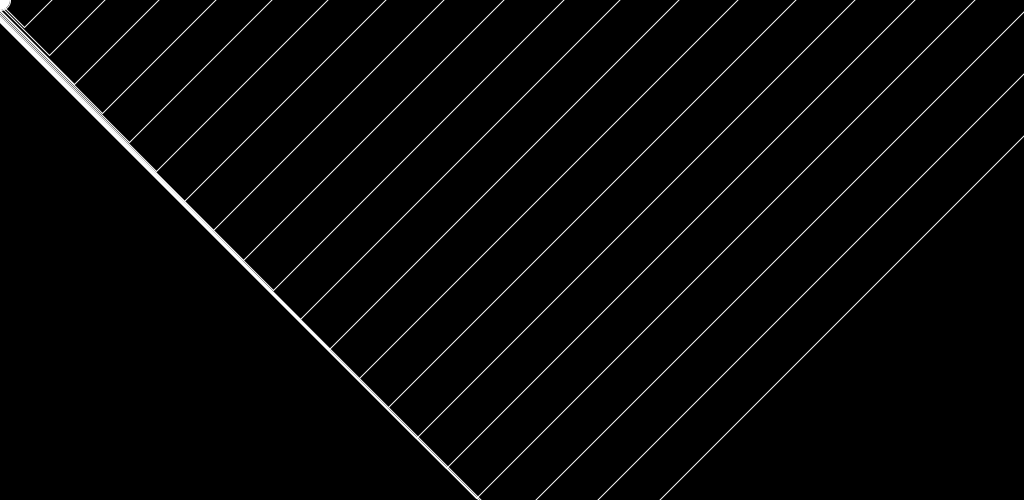
Frame 1 (no input)
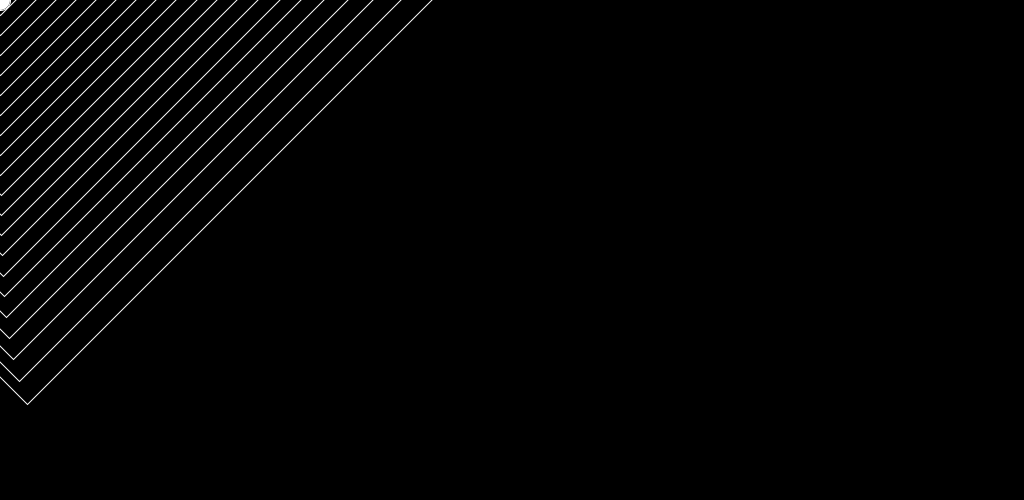
Frame 60 (the mouse pressed at the canvas centre just before this capture)
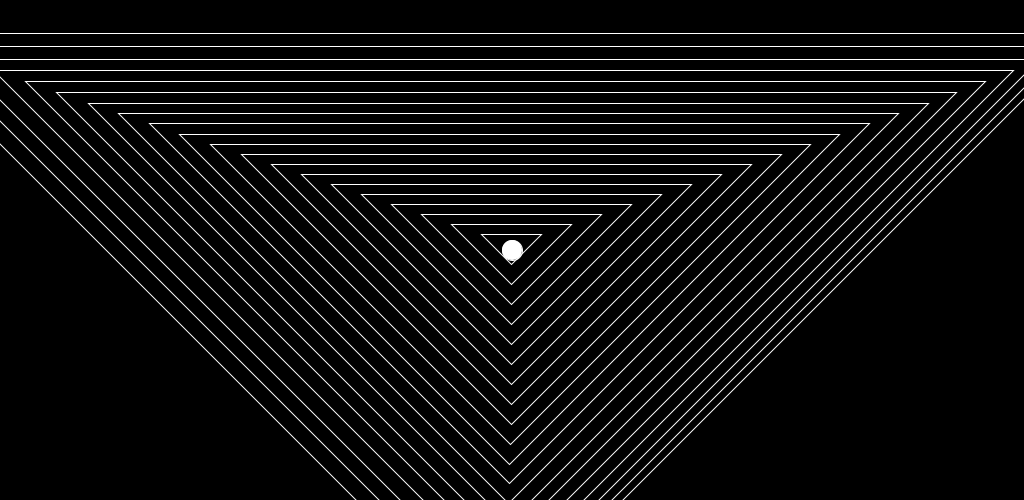
Frame 120 (the mouse held since frame 60 and released just before this capture)

The Processing sketch that drew these frames (run headless with seeded random() and noise(); from frame 60 on, the mouse is pressed at the canvas centre):

// Processing sketch: processing_140080
// ── processing_140080.pde

//megprobaltam class-szal, de valamiert ugy nem sikerult, es mivel nem volt alkalom megbeszelni, ezert nem is teljesen vilagos

float xv;
float yv;
float x1;
float y1;
float x2;
float y2;
float x3;
float y3;
float x4;
float y4;
float x5;
float y5;
float x6;
float y6;
float x7;
float y7;
float x8;
float y8;
float x9;
float y9;
float x10;
float y10;
float x11;
float y11;
float x12;
float y12;
float x13;
float y13;
float x14;
float y14;
float x15;
float y15;
float x16;
float y16;
float x17;
float y17;
float x18;
float y18;
float x19;
float y19;
float x20;
float y20;

void setup()
{
  size(1024, 500);
  noFill();
  stroke(255);
}

void draw()
{
  background(0);
  szelet1(mouseX-30, mouseY-15,0.2);
  szelet2(mouseX-60, mouseY-25,0.18);
  szelet3(mouseX-90, mouseY-35,0.17);
  szelet4(mouseX-120, mouseY-45,0.15);
  szelet5(mouseX-150, mouseY-55,0.14);
  szelet6(mouseX-180, mouseY-65,0.13);
  szelet7(mouseX-210, mouseY-75,0.12);
  szelet8(mouseX-240, mouseY-85,0.11);
  szelet9(mouseX-270, mouseY-95,0.1);
  szelet10(mouseX-300, mouseY-105,0.09);
  szelet11(mouseX-330, mouseY-115,0.088);
  szelet12(mouseX-360, mouseY-125,0.084);
  szelet13(mouseX-390, mouseY-135,0.08);
  szelet14(mouseX-420, mouseY-145,0.078);
  szelet15(mouseX-450, mouseY-155,0.074);
  szelet16(mouseX-480, mouseY-165,0.07);
  szelet17(mouseX-510, mouseY-175,0.065);
  szelet18(mouseX-540, mouseY-185,0.06);
  szelet19(mouseX-570, mouseY-195,0.055);
  szelet20(mouseX-600, mouseY-205,0.05);
  vonal(mouseX, mouseY,0.2);
  kor();
}

class hsz
{
  void szelet1(float inputx, float inputy, float easing)
{ 
  float targetX = inputx;
  float dx = targetX - x1;
  if(abs(dx) > 1) {
    x1 += dx * easing;
 }
  float targetY = inputy;
  float dy = targetY - y1;
  if(abs(dy) > 1) {
    y1 += dy * easing;  
}
  triangle(x1,y1,x1+60,y1,x1+30,y1+30);
}
}

void szelet1(float inputx, float inputy, float easing)
{ 
  float targetX = inputx;
  float dx = targetX - x1;
  if(abs(dx) > 1) {
    x1 += dx * easing;
 }
  float targetY = inputy;
  float dy = targetY - y1;
  if(abs(dy) > 1) {
    y1 += dy * easing;  
}
  triangle(x1,y1,x1+60,y1,x1+30,y1+30);
}

void szelet2(float inputx, float inputy, float easing)
{ 
  float targetX = inputx;
  float dx = targetX - x2;
  if(abs(dx) > 1) {
    x2 += dx * easing;
 }
  float targetY = inputy;
  float dy = targetY - y2;
  if(abs(dy) > 1) {
    y2 += dy * easing;  
}
  triangle(x2,y2,x2+120,y2,x2+60,y2+60);
}

void szelet3(float inputx, float inputy, float easing)
{ 
  float targetX = inputx;
  float dx = targetX - x3;
  if(abs(dx) > 1) {
    x3 += dx * easing;
 }
  float targetY = inputy;
  float dy = targetY - y3;
  if(abs(dy) > 1) {
    y3 += dy * easing;  
}
  triangle(x3,y3,x3+180,y3,x3+90,y3+90);
}

void szelet4(float inputx, float inputy, float easing)
{ 
  float targetX = inputx;
  float dx = targetX - x4;
  if(abs(dx) > 1) {
    x4 += dx * easing;
 }
  float targetY = inputy;
  float dy = targetY - y4;
  if(abs(dy) > 1) {
    y4 += dy * easing;  
}
  triangle(x4,y4,x4+240,y4,x4+120,y4+120);
}

void szelet5(float inputx, float inputy, float easing)
{ 
  float targetX = inputx;
  float dx = targetX - x5;
  if(abs(dx) > 1) {
    x5 += dx * easing;
 }
  float targetY = inputy;
  float dy = targetY - y5;
  if(abs(dy) > 1) {
    y5 += dy * easing;  
}
  triangle(x5,y5,x5+300,y5,x5+150,y5+150);
}

void szelet6(float inputx, float inputy, float easing)
{ 
  float targetX = inputx;
  float dx = targetX - x6;
  if(abs(dx) > 1) {
    x6 += dx * easing;
 }
  float targetY = inputy;
  float dy = targetY - y6;
  if(abs(dy) > 1) {
    y6 += dy * easing;  
}
  triangle(x6,y6,x6+360,y6,x6+180,y6+180);
}

void szelet7(float inputx, float inputy, float easing)
{ 
  float targetX = inputx;
  float dx = targetX - x7;
  if(abs(dx) > 1) {
    x7 += dx * easing;
 }
  float targetY = inputy;
  float dy = targetY - y7;
  if(abs(dy) > 1) {
    y7 += dy * easing;  
}
  triangle(x7,y7,x7+420,y7,x7+210,y7+210);
}

void szelet8(float inputx, float inputy, float easing)
{ 
  float targetX = inputx;
  float dx = targetX - x8;
  if(abs(dx) > 1) {
    x8 += dx * easing;
 }
  float targetY = inputy;
  float dy = targetY - y8;
  if(abs(dy) > 1) {
    y8 += dy * easing;  
}
  triangle(x8,y8,x8+480,y8,x8+240,y8+240);
}

void szelet9(float inputx, float inputy, float easing)
{ 
  float targetX = inputx;
  float dx = targetX - x9;
  if(abs(dx) > 1) {
    x9 += dx * easing;
 }
  float targetY = inputy;
  float dy = targetY - y9;
  if(abs(dy) > 1) {
    y9 += dy * easing;  
}
  triangle(x9,y9,x9+540,y9,x9+270,y9+270);
}

void szelet10(float inputx, float inputy, float easing)
{ 
  float targetX = inputx;
  float dx = targetX - x10;
  if(abs(dx) > 1) {
    x10 += dx * easing;
 }
  float targetY = inputy;
  float dy = targetY - y10;
  if(abs(dy) > 1) {
    y10 += dy * easing;  
}
  triangle(x10,y10,x10+600,y10,x10+300,y10+300);
}

void szelet11(float inputx, float inputy, float easing)
{ 
  float targetX = inputx;
  float dx = targetX - x11;
  if(abs(dx) > 1) {
    x11 += dx * easing;
 }
  float targetY = inputy;
  float dy = targetY - y11;
  if(abs(dy) > 1) {
    y11 += dy * easing;  
}
  triangle(x11,y11,x11+660,y11,x11+330,y11+330);
}

void szelet12(float inputx, float inputy, float easing)
{ 
  float targetX = inputx;
  float dx = targetX - x12;
  if(abs(dx) > 1) {
    x12 += dx * easing;
 }
  float targetY = inputy;
  float dy = targetY - y12;
  if(abs(dy) > 1) {
    y12 += dy * easing;  
}
  triangle(x12,y12,x12+720,y12,x12+360,y12+360);
}

void szelet13(float inputx, float inputy, float easing)
{ 
  float targetX = inputx;
  float dx = targetX - x13;
  if(abs(dx) > 1) {
    x13 += dx * easing;
 }
  float targetY = inputy;
  float dy = targetY - y13;
  if(abs(dy) > 1) {
    y13 += dy * easing;  
}
  triangle(x13,y13,x13+780,y13,x13+390,y13+390);
}

void szelet14(float inputx, float inputy, float easing)
{ 
  float targetX = inputx;
  float dx = targetX - x14;
  if(abs(dx) > 1) {
    x14 += dx * easing;
 }
  float targetY = inputy;
  float dy = targetY - y14;
  if(abs(dy) > 1) {
    y14 += dy * easing;  
}
  triangle(x14,y14,x14+840,y14,x14+420,y14+420);
}

void szelet15(float inputx, float inputy, float easing)
{ 
  float targetX = inputx;
  float dx = targetX - x15;
  if(abs(dx) > 1) {
    x15 += dx * easing;
 }
  float targetY = inputy;
  float dy = targetY - y15;
  if(abs(dy) > 1) {
    y15 += dy * easing;  
}
  triangle(x15,y15,x15+900,y15,x15+450,y15+450);
}

void szelet16(float inputx, float inputy, float easing)
{ 
  float targetX = inputx;
  float dx = targetX - x16;
  if(abs(dx) > 1) {
    x16 += dx * easing;
 }
  float targetY = inputy;
  float dy = targetY - y16;
  if(abs(dy) > 1) {
    y16 += dy * easing;  
}
  triangle(x16,y16,x16+960,y16,x16+480,y16+480);
}

void szelet17(float inputx, float inputy, float easing)
{ 
  float targetX = inputx;
  float dx = targetX - x17;
  if(abs(dx) > 1) {
    x17 += dx * easing;
 }
  float targetY = inputy;
  float dy = targetY - y17;
  if(abs(dy) > 1) {
    y17 += dy * easing;  
}
  triangle(x17,y17,x17+1020,y17,x17+510,y17+510);
}

void szelet18(float inputx, float inputy, float easing)
{ 
  float targetX = inputx;
  float dx = targetX - x18;
  if(abs(dx) > 1) {
    x18 += dx * easing;
 }
  float targetY = inputy;
  float dy = targetY - y18;
  if(abs(dy) > 1) {
    y18 += dy * easing;  
}
  triangle(x18,y18,x18+1080,y18,x18+540,y18+540);
}

void szelet19(float inputx, float inputy, float easing)
{ 
  float targetX = inputx;
  float dx = targetX - x19;
  if(abs(dx) > 1) {
    x19 += dx * easing;
 }
  float targetY = inputy;
  float dy = targetY - y19;
  if(abs(dy) > 1) {
    y19 += dy * easing;  
}
  triangle(x19,y19,x19+1140,y19,x19+570,y19+570);
}

void szelet20(float inputx, float inputy, float easing)
{ 
  float targetX = inputx;
  float dx = targetX - x20;
  if(abs(dx) > 1) {
    x20 += dx * easing;
 }
  float targetY = inputy;
  float dy = targetY - y20;
  if(abs(dy) > 1) {
    y20 += dy * easing;  
}
  triangle(x20,y20,x20+1200,y20,x20+600,y20+600);
}

void vonal(float inputx, float inputy, float easing)
{ 
  float targetX = inputx;
  float dx = targetX - xv;
  if(abs(dx) > 1) {
    xv += dx * easing;
 }
  float targetY = inputy;
  float dy = targetY - yv;
  if(abs(dy) > 1) {
    yv += dy * easing;  
}
  line(xv,yv,mouseX,mouseY);
}

void kor()
{
  fill(255);
  ellipse(mouseX, mouseY, 20, 20);
  noFill();
}
